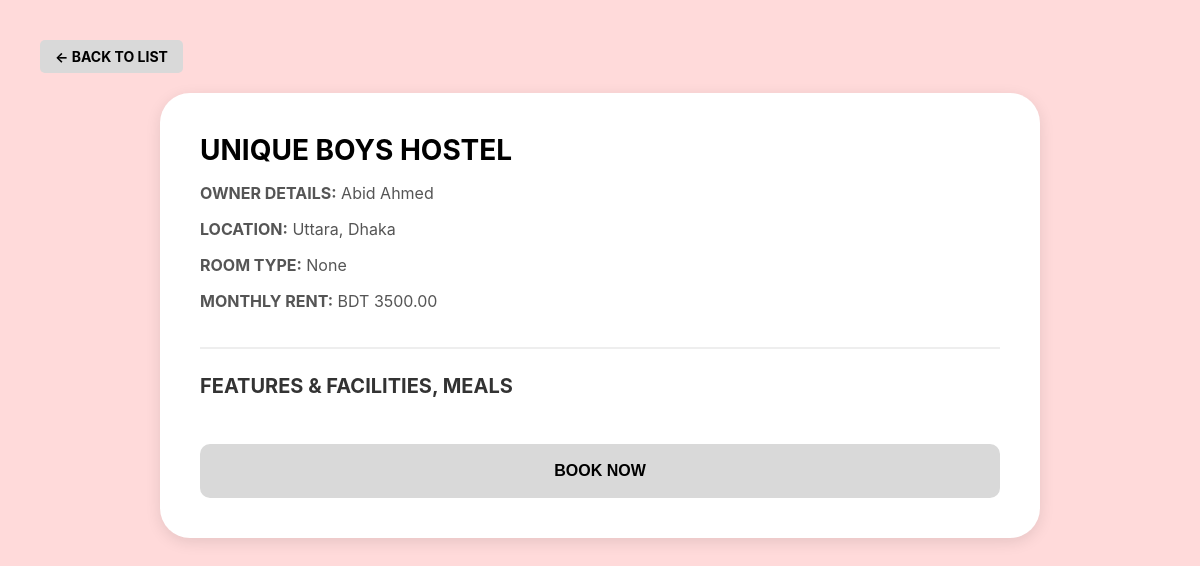
The page /property-details/3/ on the database its author committed.
### core/models.py (models this page shows, shortened)
class Hostel(models.Model):
    GENDER_CHOICES = [('G', 'Girls'), ('B', 'Boys')]
    title = models.CharField(max_length=200, blank=True)
    location = models.CharField(max_length=255, blank=True)
    price_per_month = models.DecimalField(max_digits=10, decimal_places=2, default=0)
    gender = models.CharField(max_length=1, choices=GENDER_CHOICES, blank=True)
    room_details = models.CharField(max_length=255, blank=True, null=True, help_text="e.g. 3-Bed Sharing (Spacious Room)")
    meal_plan = models.TextField(blank=True, null=True, help_text="Describe the meal system and menu")
    facilities_list = models.TextField(blank=True, null=True, help_text="Enter other facilities (one per line)")
    owner = models.ForeignKey(Owner, on_delete=models.CASCADE, null=True, blank=True)
    image = models.ImageField(upload_to='hostels/', null=True, blank=True)

class Owner(models.Model):
    name = models.CharField(max_length=100, blank=True)
    phone = models.CharField(max_length=15, blank=True)
    email = models.EmailField(blank=True)
    password = models.CharField(max_length=128, blank=True, null=True)

### core/views.py (the view)
# urls.py: path('property-details/<int:property_id>/', views.property_details, name='property_details'),
def property_details(request, property_id):
    hostel = get_object_or_404(Hostel, id=property_id)
    return render(request, 'property_details.html', {'hostel': hostel})

### core/templates/property_details.html (shortened to what this page needs)
{% load static %}
<html lang="en">
<head>
</head>
<body>
    <a href="javascript:history.back()" class="back-btn">← BACK TO LIST</a>
    <div class="details-frame">
        <div class="header-section">
            <h1 class="property-title">{{ hostel.title|upper }}</h1>
            <div class="owner-info">
                <p><strong>OWNER DETAILS:</strong> {{ hostel.owner.name|default:"Management" }}</p>
                <p><strong>LOCATION:</strong> {{ hostel.location }}</p>
                <p><strong>ROOM TYPE:</strong> {{ hostel.room_details }}</p>
                <p><strong>MONTHLY RENT:</strong> BDT {{ hostel.price_per_month }}</p>
            </div>
        </div>
        <div class="content-section">
            <h3 class="section-title">FEATURES & FACILITIES, MEALS</h3>
        </div>
        <a href="{% url 'payment_process' %}" style="text-decoration: none;">
            <button class="book-now-btn">BOOK NOW</button>
        </a>
    </div>
</body>
</html>

### core/templates/property_details.html (style rules this page uses)
body { background-color: #FFDADA; font-family: 'Inter', sans-serif; margin: 0; padding: 40px; }
.back-btn { background-color: #D9D9D9; padding: 8px 15px; text-decoration: none; color: black; font-weight: bold; font-size: 14px; border-radius: 5px; display: inline-block; margin-bottom: 20px; }
.details-frame { background-color: white; border-radius: 30px; padding: 40px; box-shadow: 0px 4px 15px rgba(0,0,0,0.1); max-width: 800px; margin: 0 auto; }
.header-section { border-bottom: 2px solid #EEEEEE; padding-bottom: 20px; margin-bottom: 25px; }
.property-title { font-size: 28px; font-weight: bold; text-transform: uppercase; margin: 0; color: #000; }
.owner-info { font-size: 16px; color: #555; margin-top: 10px; }
.section-title { font-size: 20px; font-weight: bold; text-transform: uppercase; margin-bottom: 15px; color: #333; }
.book-now-btn { background-color: #D9D9D9; border: none; padding: 18px; width: 100%; border-radius: 10px; font-weight: bold; font-size: 16px; text-transform: uppercase; cursor: pointer; margin-top: 30px; transition: 0.3s; }

### rows shown on the page
Hostel: title "UNIQUE BOYS HOSTEL", owner.name "Abid Ahmed", location "Uttara, Dhaka", room_details "None", price_per_month "3500.00"
